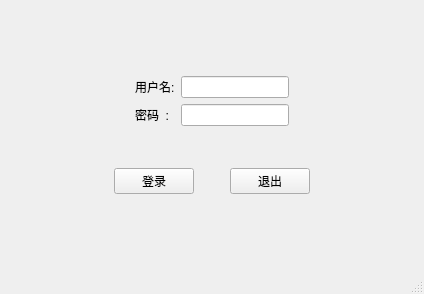
<?xml version="1.0" encoding="UTF-8"?>
<ui version="4.0">
 <class>MainWindow</class>
 <widget class="QMainWindow" name="MainWindow">
  <property name="geometry">
   <rect>
    <x>0</x>
    <y>0</y>
    <width>424</width>
    <height>294</height>
   </rect>
  </property>
  <property name="sizePolicy">
   <sizepolicy hsizetype="Preferred" vsizetype="Preferred">
    <horstretch>0</horstretch>
    <verstretch>0</verstretch>
   </sizepolicy>
  </property>
  <property name="maximumSize">
   <size>
    <width>430</width>
    <height>300</height>
   </size>
  </property>
  <property name="windowTitle">
   <string>登录</string>
  </property>
  <widget class="QWidget" name="centralwidget">
   <layout class="QVBoxLayout" name="verticalLayout_2">
    <item>
     <spacer name="verticalSpacer_2">
      <property name="orientation">
       <enum>Qt::Vertical</enum>
      </property>
      <property name="sizeType">
       <enum>QSizePolicy::Fixed</enum>
      </property>
      <property name="sizeHint" stdset="0">
       <size>
        <width>20</width>
        <height>40</height>
       </size>
      </property>
     </spacer>
    </item>
    <item>
     <widget class="QWidget" name="widget_4" native="true">
      <property name="sizePolicy">
       <sizepolicy hsizetype="Preferred" vsizetype="Fixed">
        <horstretch>0</horstretch>
        <verstretch>0</verstretch>
       </sizepolicy>
      </property>
      <layout class="QGridLayout" name="gridLayout">
       <item row="1" column="2" colspan="2">
        <widget class="QLineEdit" name="lineEdit_2">
         <property name="echoMode">
          <enum>QLineEdit::Password</enum>
         </property>
        </widget>
       </item>
       <item row="0" column="0">
        <spacer name="horizontalSpacer_3">
         <property name="orientation">
          <enum>Qt::Horizontal</enum>
         </property>
         <property name="sizeHint" stdset="0">
          <size>
           <width>40</width>
           <height>20</height>
          </size>
         </property>
        </spacer>
       </item>
       <item row="1" column="1">
        <widget class="QLabel" name="label_2">
         <property name="text">
          <string>密码  :</string>
         </property>
        </widget>
       </item>
       <item row="0" column="4">
        <spacer name="horizontalSpacer_4">
         <property name="orientation">
          <enum>Qt::Horizontal</enum>
         </property>
         <property name="sizeHint" stdset="0">
          <size>
           <width>40</width>
           <height>20</height>
          </size>
         </property>
        </spacer>
       </item>
       <item row="0" column="1">
        <widget class="QLabel" name="label">
         <property name="text">
          <string>用户名:</string>
         </property>
        </widget>
       </item>
       <item row="0" column="2" colspan="2">
        <widget class="QLineEdit" name="lineEdit"/>
       </item>
      </layout>
     </widget>
    </item>
    <item>
     <widget class="QWidget" name="widget_2" native="true">
      <property name="sizePolicy">
       <sizepolicy hsizetype="Preferred" vsizetype="Fixed">
        <horstretch>0</horstretch>
        <verstretch>0</verstretch>
       </sizepolicy>
      </property>
      <layout class="QHBoxLayout" name="horizontalLayout_3">
       <item>
        <spacer name="horizontalSpacer">
         <property name="orientation">
          <enum>Qt::Horizontal</enum>
         </property>
         <property name="sizeHint" stdset="0">
          <size>
           <width>40</width>
           <height>20</height>
          </size>
         </property>
        </spacer>
       </item>
       <item>
        <widget class="QPushButton" name="pushButton">
         <property name="text">
          <string>登录</string>
         </property>
        </widget>
       </item>
       <item>
        <spacer name="horizontalSpacer_7">
         <property name="orientation">
          <enum>Qt::Horizontal</enum>
         </property>
         <property name="sizeType">
          <enum>QSizePolicy::Fixed</enum>
         </property>
         <property name="sizeHint" stdset="0">
          <size>
           <width>30</width>
           <height>20</height>
          </size>
         </property>
        </spacer>
       </item>
       <item>
        <widget class="QPushButton" name="pushButton_2">
         <property name="text">
          <string>退出</string>
         </property>
        </widget>
       </item>
       <item>
        <spacer name="horizontalSpacer_2">
         <property name="orientation">
          <enum>Qt::Horizontal</enum>
         </property>
         <property name="sizeHint" stdset="0">
          <size>
           <width>40</width>
           <height>20</height>
          </size>
         </property>
        </spacer>
       </item>
      </layout>
     </widget>
    </item>
    <item>
     <spacer name="verticalSpacer">
      <property name="orientation">
       <enum>Qt::Vertical</enum>
      </property>
      <property name="sizeType">
       <enum>QSizePolicy::Fixed</enum>
      </property>
      <property name="sizeHint" stdset="0">
       <size>
        <width>20</width>
        <height>40</height>
       </size>
      </property>
     </spacer>
    </item>
   </layout>
  </widget>
  <widget class="QMenuBar" name="menubar">
   <property name="geometry">
    <rect>
     <x>0</x>
     <y>0</y>
     <width>424</width>
     <height>21</height>
    </rect>
   </property>
  </widget>
  <widget class="QStatusBar" name="statusbar"/>
 </widget>
 <resources/>
 <connections/>
</ui>
